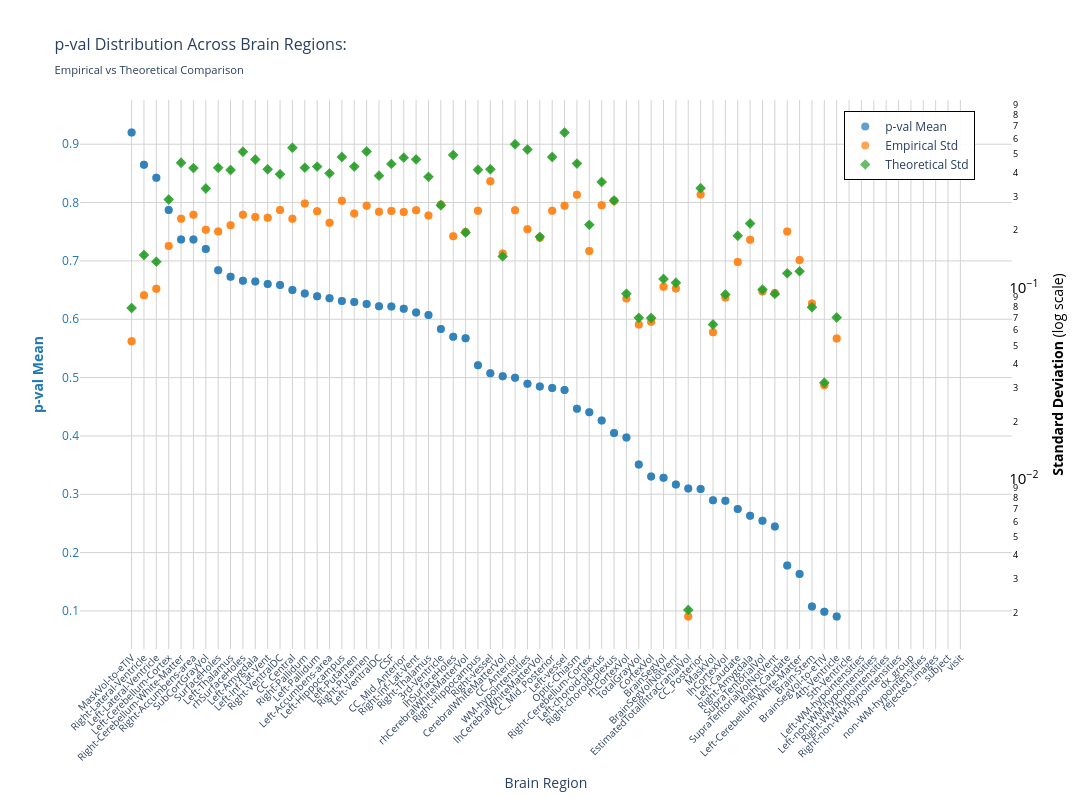
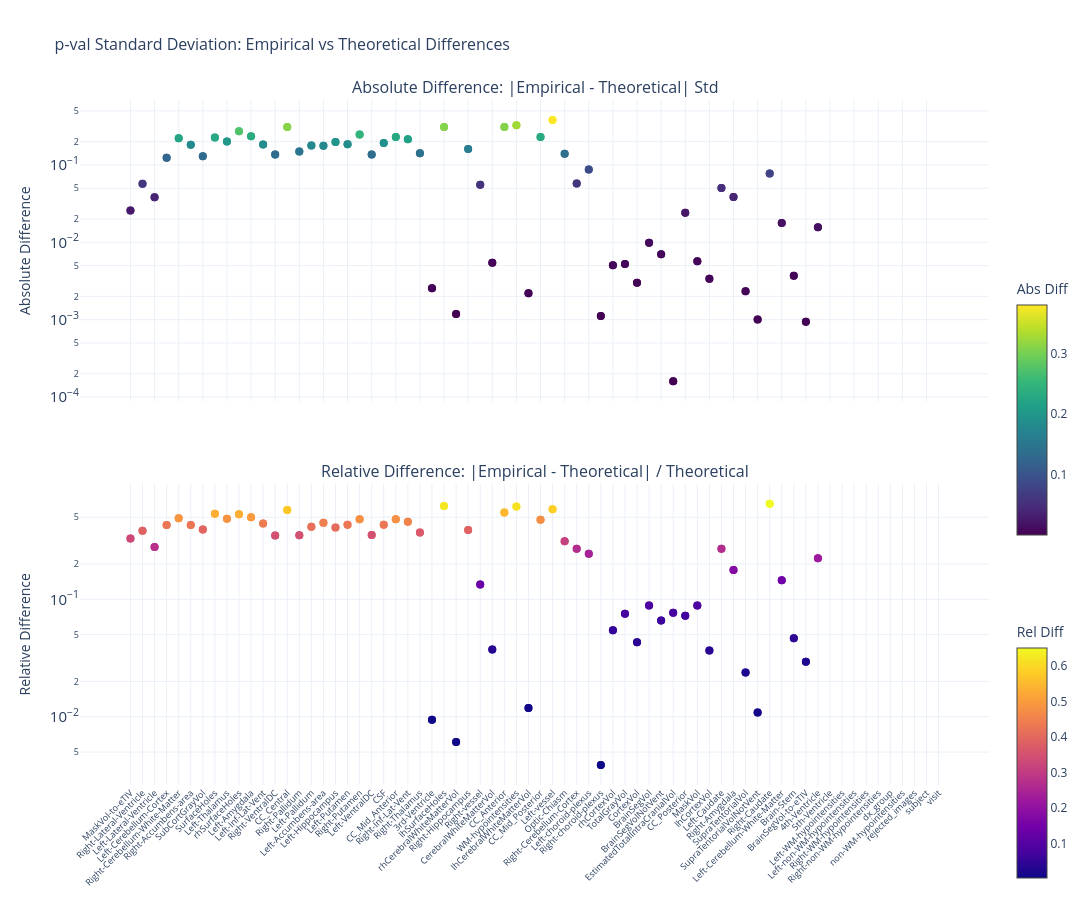

Write notebook code for charts like these, in order.
### Markdown cell above
### p-value

### Code cell
nu_nav = df_npvr[(df_npvr["study"] == "longitudinal") & (df_npvr["group"] == "HC-PD")]
data_path = stats_dir / f"student_longitudinal_{METRIC}.parquet"
df, stats = get_test_stats(
    data_path, stat_functions_F, nu_nav, hemisphere=False, study="longitudinal"
)
show_figure(
    stats, hemisphere=False, stat_name="p-val", study="longitudinal", metric=METRIC
)

### Figure 1 — Plotly figure (JSON) as saved in the notebook; plotly's stock layout.template omitted (floating-point values rounded to 4 significant figures; data arrays with more than 128 entries replaced by an {"elided": "..."} marker saying what was removed)
{"data": [{"hovertemplate": "<b>%{x}</b><br>Mean p-val: %{y:.2f}<br><extra></extra>", "marker": {"color": "#1f77b4", "opacity": 0.7, "size": 8}, "mode": "markers", "name": "p-val Mean", "type": "scatter", "x": {"elided": "132 str values"}, "y": {"elided": "132 float values"}, "yaxis": "y"}, {"hovertemplate": "<b>%{x}</b><br>Empirical Std: %{y:.3f}<br><extra></extra>", "marker": {"color": "#ff7f0e", "opacity": 0.7, "size": 8, "symbol": "circle"}, "mode": "markers", "name": "Empirical Std", "type": "scatter", "x": {"elided": "132 str values"}, "y": {"elided": "132 float values"}, "yaxis": "y2"}, {"error_y": {"array": {"elided": "132 float values"}, "arrayminus": {"elided": "132 float values"}, "color": "#2ca02c", "thickness": 1, "type": "data", "visible": true, "width": 2}, "hovertemplate": "<b>%{x}</b><br>Theoretical Std: %{y:.3f}<br><extra></extra>", "marker": {"color": "#2ca02c", "opacity": 0.7, "size": 8, "symbol": "diamond"}, "mode": "markers", "name": "Theoretical Std", "type": "scatter", "x": {"elided": "132 str values"}, "y": {"elided": "132 float values"}, "yaxis": "y2"}], "layout": {"height": 800, "hovermode": "x", "legend": {"bgcolor": "rgba(255, 255, 255, 0.9)", "bordercolor": "black", "borderwidth": 1, "font": {"size": 12}, "orientation": "v", "x": 0.82, "y": 0.98}, "title": {"font": {"size": 16}, "text": "p-val Distribution Across Brain Regions:<br><sub>Empirical vs Theoretical Comparison</sub>"}, "width": 1400, "xaxis": {"gridcolor": "lightgray", "showgrid": true, "tickangle": -45, "tickfont": {"size": 10}, "title": {"text": "Brain Region"}}, "yaxis": {"gridcolor": "lightgray", "showgrid": true, "side": "left", "tickfont": {"color": "#1f77b4"}, "title": {"font": {"color": "#1f77b4"}, "text": "<b>p-val Mean</b>"}}, "yaxis2": {"exponentformat": "power", "overlaying": "y", "showgrid": false, "side": "right", "tickfont": {"color": "black"}, "title": {"font": {"color": "black"}, "text": "<b>Standard Deviation</b> (log scale)"}, "type": "log"}}}

### Figure 2 — Plotly figure (JSON) as saved in the notebook; plotly's stock layout.template omitted (floating-point values rounded to 4 significant figures; data arrays with more than 128 entries replaced by an {"elided": "..."} marker saying what was removed)
{"data": [{"hovertemplate": "<b>%{x}</b><br>Abs Diff: %{y:.4f}<br><extra></extra>", "marker": {"color": {"elided": "132 float values"}, "colorbar": {"len": 0.4, "title": {"text": "Abs Diff"}, "y": 0.75, "yanchor": "top"}, "colorscale": [[0, "#440154"], [0.1111, "#482878"], [0.2222, "#3e4989"], [0.3333, "#31688e"], [0.4444, "#26828e"], [0.5556, "#1f9e89"], [0.6667, "#35b779"], [0.7778, "#6ece58"], [0.8889, "#b5de2b"], [1, "#fde725"]], "showscale": true, "size": 8}, "mode": "markers", "name": "Absolute", "type": "scatter", "x": {"elided": "132 str values"}, "xaxis": "x", "y": {"elided": "132 float values"}, "yaxis": "y"}, {"hovertemplate": "<b>%{x}</b><br>Rel Diff: %{y:.2%}<br><extra></extra>", "marker": {"color": {"elided": "132 float values"}, "colorbar": {"len": 0.4, "title": {"text": "Rel Diff"}, "y": 0.25, "yanchor": "top"}, "colorscale": [[0, "#0d0887"], [0.1111, "#46039f"], [0.2222, "#7201a8"], [0.3333, "#9c179e"], [0.4444, "#bd3786"], [0.5556, "#d8576b"], [0.6667, "#ed7953"], [0.7778, "#fb9f3a"], [0.8889, "#fdca26"], [1, "#f0f921"]], "showscale": true, "size": 8}, "mode": "markers", "name": "Relative", "type": "scatter", "x": {"elided": "132 str values"}, "xaxis": "x2", "y": {"elided": "132 float values"}, "yaxis": "y2"}], "layout": {"annotations": [{"font": {"size": 16}, "showarrow": false, "text": "Absolute Difference: |Empirical - Theoretical| Std", "x": 0.5, "xanchor": "center", "xref": "paper", "y": 1, "yanchor": "bottom", "yref": "paper"}, {"font": {"size": 16}, "showarrow": false, "text": "Relative Difference: |Empirical - Theoretical| / Theoretical", "x": 0.5, "xanchor": "center", "xref": "paper", "y": 0.44, "yanchor": "bottom", "yref": "paper"}], "height": 900, "hovermode": "x unified", "showlegend": false, "title": {"font": {"size": 16}, "text": "p-val Standard Deviation: Empirical vs Theoretical Differences"}, "width": 1400, "xaxis": {"anchor": "y", "domain": [0, 1], "showticklabels": false}, "xaxis2": {"anchor": "y2", "domain": [0, 1], "tickangle": -45, "tickfont": {"size": 9}}, "yaxis": {"anchor": "x", "domain": [0.56, 1], "exponentformat": "power", "title": {"text": "Absolute Difference"}, "type": "log"}, "yaxis2": {"anchor": "x2", "domain": [0, 0.44], "exponentformat": "power", "title": {"text": "Relative Difference"}, "type": "log"}}}
